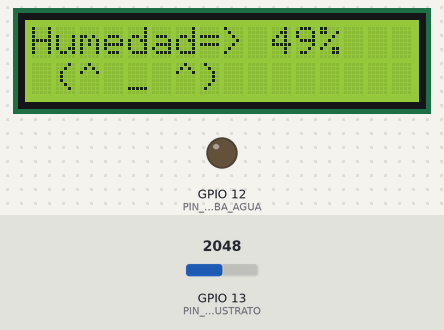
Bench run of a program on a simulated ESP32. Parts: 16×2 character LCD, output pins drawn as LEDs (lit = HIGH). Inputs (shaded band) come from the test bench; at power-on: GPIO 13 (PIN_SENSOR_SUSTRATO) = 2048. What the program prints to the serial monitor is not drawn.

Above: at 1.2 s.
1.3 s: GPIO 13 (PIN_SENSOR_SUSTRATO) set to 2982
At 2.8 s:
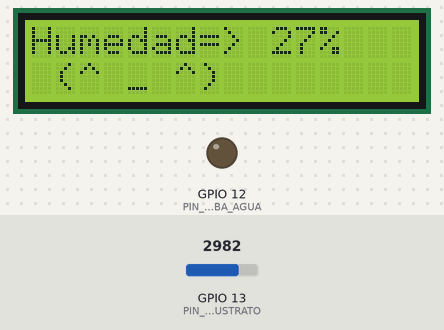
3.6 s: GPIO 13 (PIN_SENSOR_SUSTRATO) set to 3085
At 5.0 s:
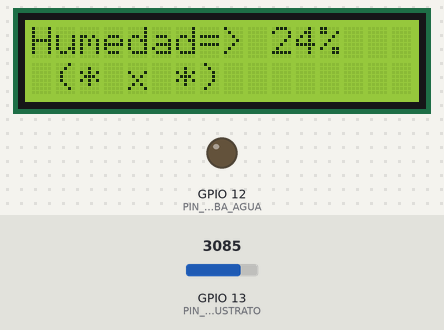
5.6 s: GPIO 13 (PIN_SENSOR_SUSTRATO) set to 491
At 7.1 s:
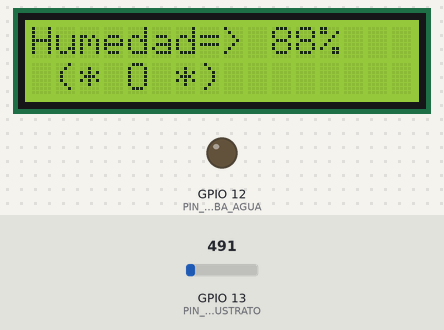
Timing chart, 0 to 8.6 s (numbered marks = the images above; inputs shaded):
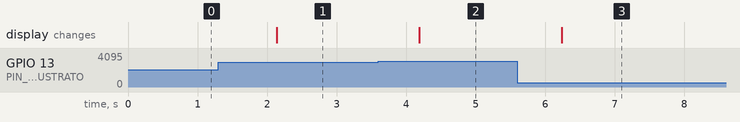

Measured:
- the behaviour switches between 3030 and 3031 on GPIO 13 (PIN_SENSOR_SUSTRATO) (found by bisection; images 1 and 2)
- after the input at 1.3 s, the display: changes after 0.84 s (image 1)
- after the input at 3.6 s, the display: changes after 0.59 s (image 2)
- after the input at 5.6 s, the display: changes after 0.64 s (image 3)

The program:

main.cpp
```cpp
#include <Arduino.h>
#include "vTasKSensorEarth.h"
#include "vTaskLicuidCristalI2C.h"
#include "vTaskBombaAgua.h"

void setup() {

  Serial.begin(115200); // Iniciar comunicación serial

  initSensorEarth();
  initLicuidCristalI2C();
  initBombaAgua();
}

void loop() {

  vTaskSensorEarth();
  vTaskLicuidCristalI2C();
  vTaskBombaAgua();
}
```

vTaskBombaAgua.h
```cpp
#include <Arduino.h>
#include "variablesCompartidas.h"

#define PIN_BOMABA_AGUA 12
#define TIEMPO_ACTIVACION 2000

void initBombaAgua();
void vTaskBombaAgua();
```

vTaskLicuidCristalI2C.h
```cpp
#include <Arduino.h>
#include <Wire.h>
#include <LiquidCrystal_I2C.h>
#include "variablesCompartidas.h"

#define I2C_SDA 21
#define I2C_SCL 22

// Declaración de las funciones
void initLicuidCristalI2C();
void vTaskLicuidCristalI2C();
```

vTaskSensorEarth.h
```cpp
#include <Arduino.h>
#include "variablesCompartidas.h"


#define PIN_SENSOR_SUSTRATO 13 // Pin analógico del ESP32

/*****Sensro de Humedad del suelo*******/

extern int sensorEarthValue;

//_____Funciones_____

void initSensorEarth();
void vTaskSensorEarth();
void readSensor();

/**************************************/
```

variablesCompartidas.h
```cpp
#include <Arduino.h>

/****** Variables compartidas ******/
extern int humidityPercent;
/**********************************/

/****** Flag Tascks ***************/
extern uint8_t flagSensorEarth;
extern uint8_t flagLicuidCristalI2C;
extern uint8_t flagBombaAgua;
/**********************************/
```

vTaskBombaAgua.cpp
```cpp
#include "vTaskBombaAgua.h"
#include "vTaskSensorEarth.h"

//_____Variables_____

uint8_t flagBombaAgua = 0x00;
/*
(0x00) - Desactivacion
(0x01) - Encendido
*/

//____CLK____________


void initBombaAgua(){

    pinMode(PIN_BOMABA_AGUA, OUTPUT);
}

void vTaskBombaAgua(){

    switch (flagBombaAgua)
    {
    case 0x01:

        while(humidityPercent < 50){
            digitalWrite(PIN_BOMABA_AGUA, HIGH);
            delay(TIEMPO_ACTIVACION);
            digitalWrite(PIN_BOMABA_AGUA, LOW);
            delay(10000);
            readSensor();
        }
        flagBombaAgua = 0x00;
        flagLicuidCristalI2C = 0x02;

    case 0x00:
        break;
    }
}
```

vTaskLicuidCristalI2C.cpp
```cpp
#include "vTaskLicuidCristalI2C.h"


LiquidCrystal_I2C lcd(0x27, 2, 6);

//_____Variables_____

String mensaje = "No message";
uint8_t flagLicuidCristalI2C = 0x01;
/*
(0x00) - Desactivacion
(0x01) - Encendido
(0x02) - Reinicio

*/

void initLicuidCristalI2C(){

  Wire.begin(I2C_SDA, I2C_SCL);

  Serial.println("Wire: [OK]\r\n");

  lcd.init();
  lcd.backlight();
  lcd.clear();
}

void vTaskLicuidCristalI2C(){
  lcd.clear();

  switch (flagLicuidCristalI2C)
  {
    case 0x00:
      lcd.clear();
      return;

    case 0x01:
      lcd.setCursor(0, 0);
      mensaje = "Humedad=> " + String(humidityPercent) + "%";
      lcd.print(mensaje);
      lcd.setCursor(0, 1);

      if(humidityPercent > 80){
        lcd.print(" (* O *) ");

      } else if(humidityPercent > 25){
        lcd.print(" (^ _ ^) ");

      } else {
        lcd.print(" (* x *) ");
      }
      delay(1000);
      break;

  case 0x02:
    lcd.init();//solucion al bug de forma ineficiente.
    flagLicuidCristalI2C = 0x01;
    break;
  }
}
```

vTaskSensorEarth.cpp
```cpp
#include "vTaskSensorEarth.h"

//_____Variables_____
int sensorEarthValue = 0;
int humidityPercent = 0;
uint8_t flagSensorEarth = 0x01;
/*
(0x00) - Desactivacion
(0x01) - Encendido

*/

void initSensorEarth(){

  pinMode(PIN_SENSOR_SUSTRATO, INPUT_PULLDOWN);// Iniciar Sensor de humedad de la tierra.
}

void vTaskSensorEarth(){

  readSensor();

  if(humidityPercent == 0){
    delay(5000);
    readSensor();

    if(humidityPercent == 0){
      flagLicuidCristalI2C = 0x00;
      flagBombaAgua = 0x01;
    }
  }
}

void readSensor(){
  sensorEarthValue = analogRead(PIN_SENSOR_SUSTRATO); // Leer el valor analógico
  humidityPercent = map(sensorEarthValue, 4095, 0, 0, 100);
}
```
